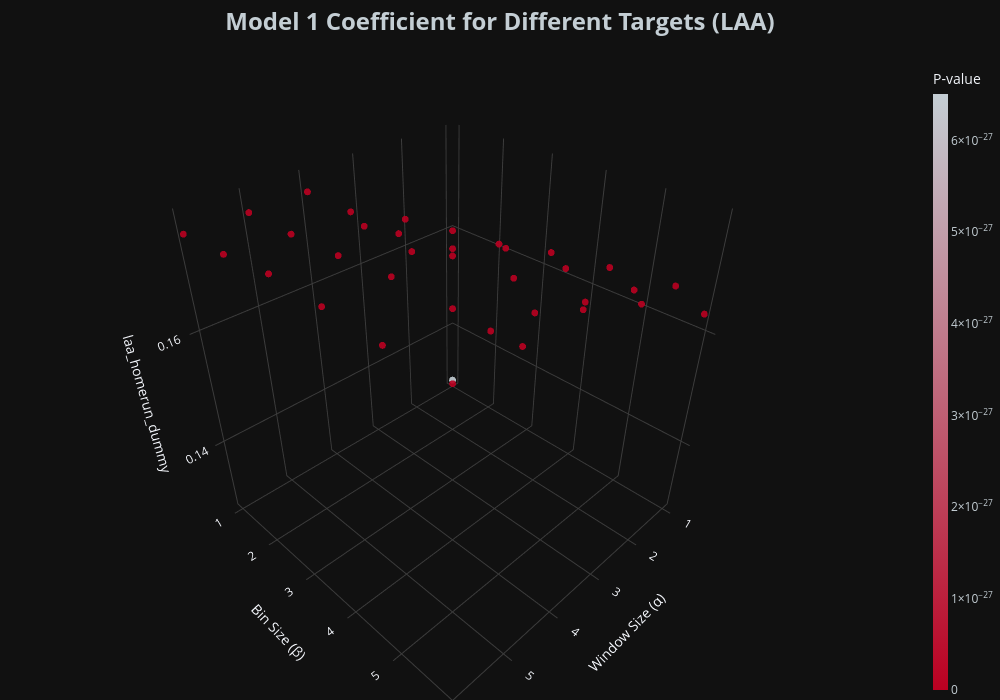

The notebook cell saved with this chart:
### Code cell
# Plot home run beta for LAA

fig = graph_model_stats(
    df=laa_m1_stats_df,
    stat_type='beta',
    title='Model 1 Coefficient',
    z='laa_homerun_dummy',
    gradient='p_value',
    team='LAA'
)

fig.show()

### Figure 1 — Plotly figure (JSON) as saved in the notebook; plotly's stock layout.template omitted (floating-point values rounded to 4 significant figures)
{"data": [{"marker": {"color": [6.51e-27, 1.362e-33, 1.831e-36, 2.392e-38, 2.278e-39, 5.625e-40, 1.415e-38, 6.778e-40, 6.741e-41, 2.613e-41, 1.641e-41, 1.336e-41, 1.202e-39, 6.304e-41, 2.893e-41, 2.132e-41, 1.949e-41, 4.052e-42, 3.004e-41, 2.329e-41, 2.097e-41, 2.266e-41, 4.168e-42, 6.263e-42, 1.249e-40, 5.251e-41, 5.088e-41, 6.221e-42, 1.041e-41, 1.625e-41, 1.059e-40, 9.643e-41, 6.861e-42, 1.406e-41, 2.579e-41, 2.389e-41], "colorbar": {"thickness": 15, "tickfont": {"color": "#C4CED4"}, "title": {"text": "P-value"}}, "colorscale": [[0, "#BA0021"], [1, "#C4CED4"]], "opacity": 0.9, "showscale": true, "size": 4}, "mode": "markers", "type": "scatter3d", "x": [1, 1, 1, 1, 1, 1, 2, 2, 2, 2, 2, 2, 3, 3, 3, 3, 3, 3, 4, 4, 4, 4, 4, 4, 5, 5, 5, 5, 5, 5, 6, 6, 6, 6, 6, 6], "y": [1, 2, 3, 4, 5, 6, 1, 2, 3, 4, 5, 6, 1, 2, 3, 4, 5, 6, 1, 2, 3, 4, 5, 6, 1, 2, 3, 4, 5, 6, 1, 2, 3, 4, 5, 6], "z": [0.1282, 0.1437, 0.1515, 0.1574, 0.1609, 0.1633, 0.1593, 0.1631, 0.1671, 0.1691, 0.1703, 0.1712, 0.1669, 0.1711, 0.1724, 0.173, 0.1736, 0.1744, 0.1752, 0.1751, 0.175, 0.1753, 0.1759, 0.1758, 0.175, 0.175, 0.1753, 0.1761, 0.1759, 0.1756, 0.175, 0.1755, 0.1764, 0.1762, 0.1758, 0.176]}], "layout": {"height": 700, "margin": {"b": 0, "l": 0, "r": 0, "t": 60}, "paper_bgcolor": "#111111", "scene": {"aspectmode": "cube", "bgcolor": "#111111", "xaxis": {"gridcolor": "rgb(60, 60, 60)", "showbackground": false, "title": {"text": "Window Size (α)"}}, "yaxis": {"gridcolor": "rgb(60, 60, 60)", "showbackground": false, "title": {"text": "Bin Size (β)"}}, "zaxis": {"gridcolor": "rgb(60, 60, 60)", "showbackground": false, "title": {"text": "laa_homerun_dummy"}}}, "showlegend": false, "title": {"font": {"color": "#C4CED4", "size": 24}, "text": "<b>Model 1 Coefficient for Different Targets (LAA)</b>", "x": 0.5, "xanchor": "center"}, "width": 1000}}
